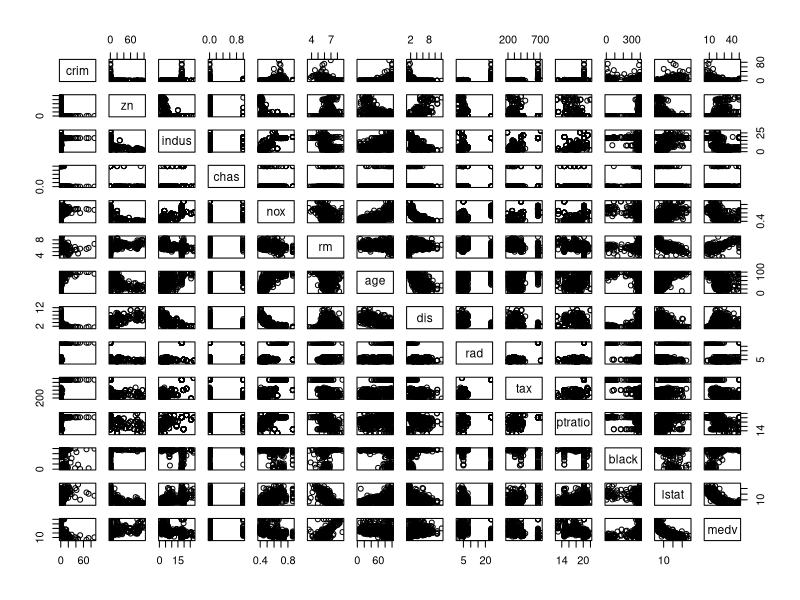
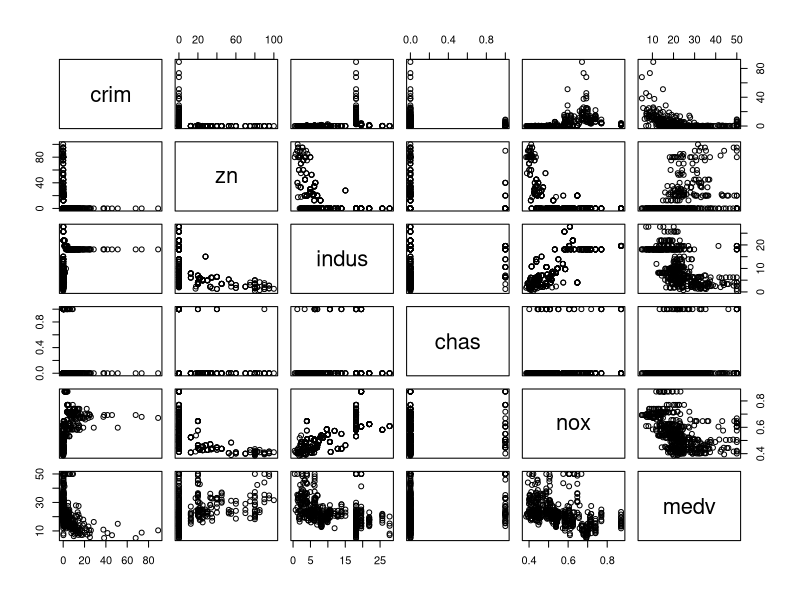
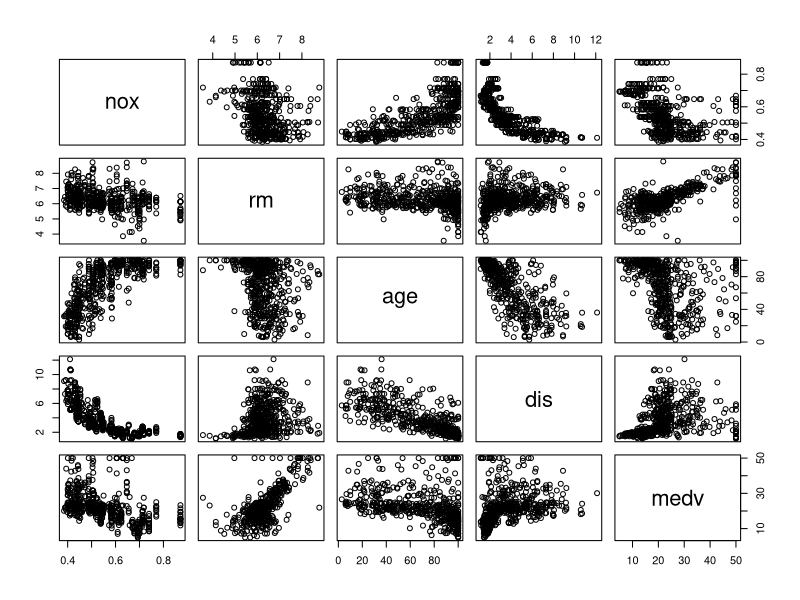
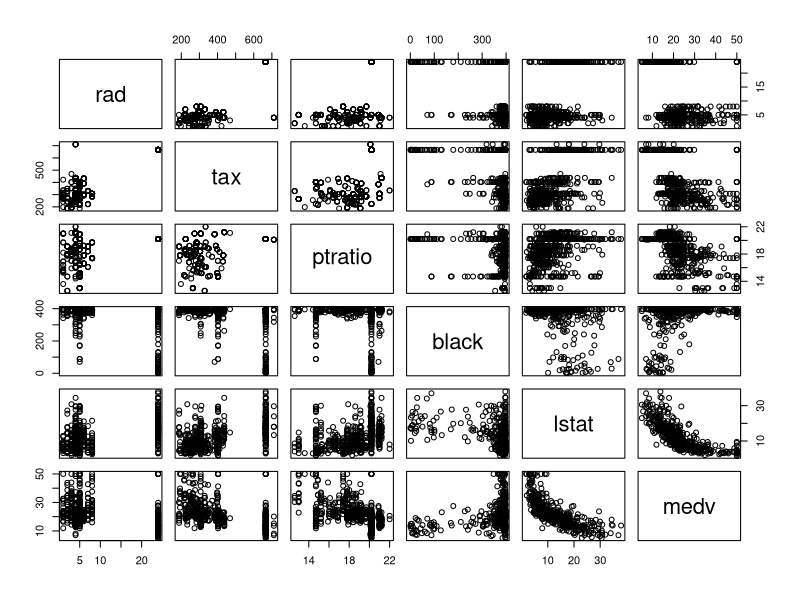
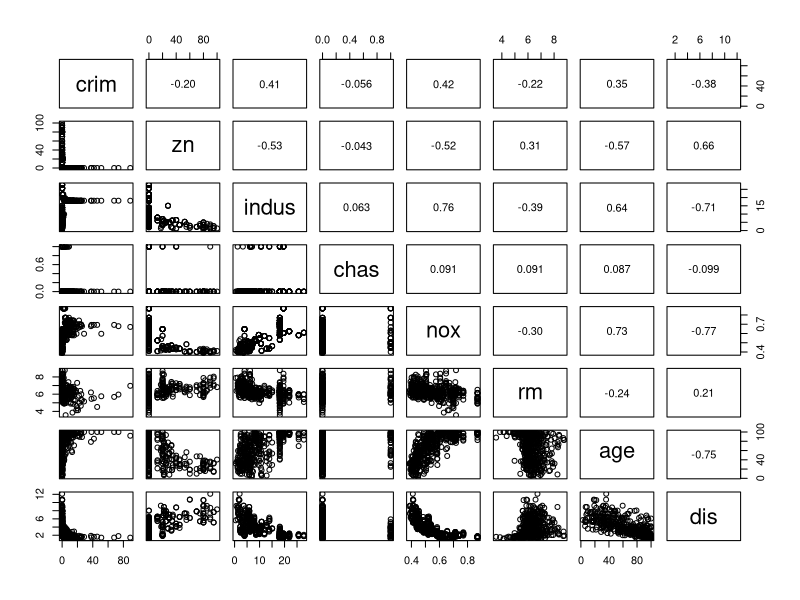
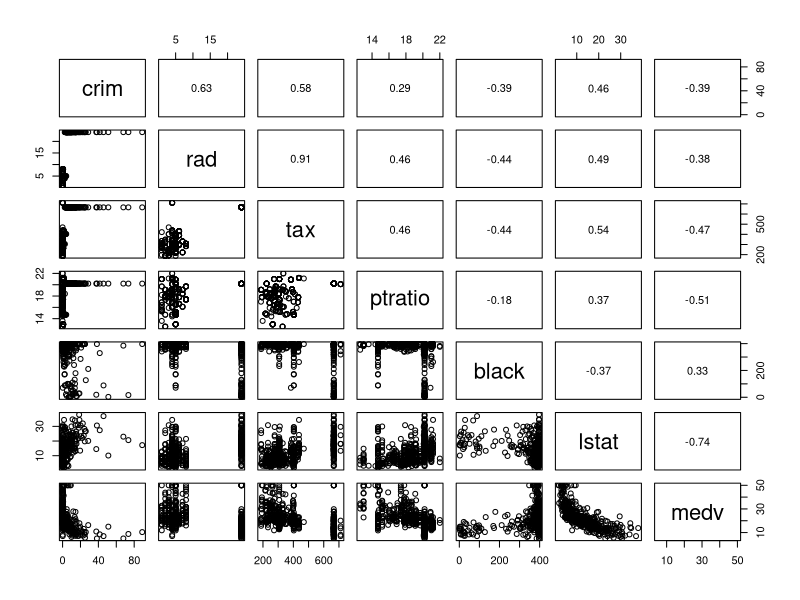
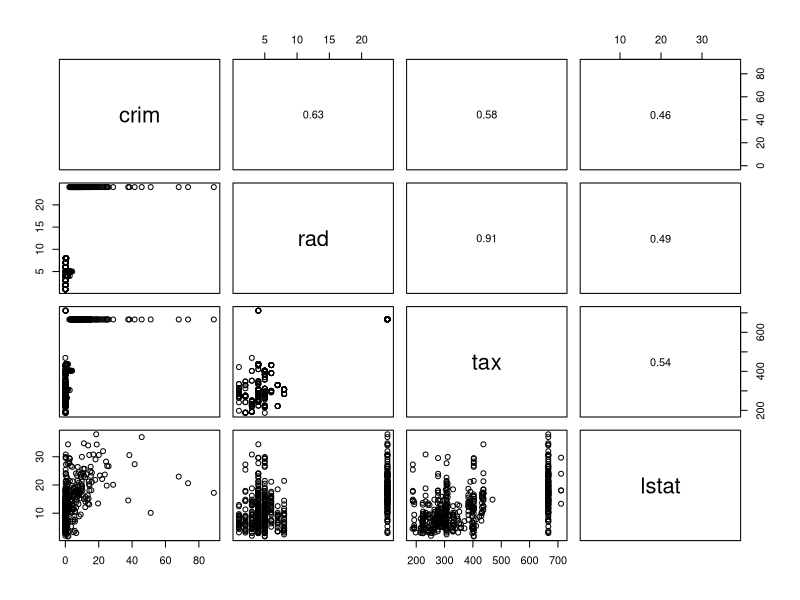
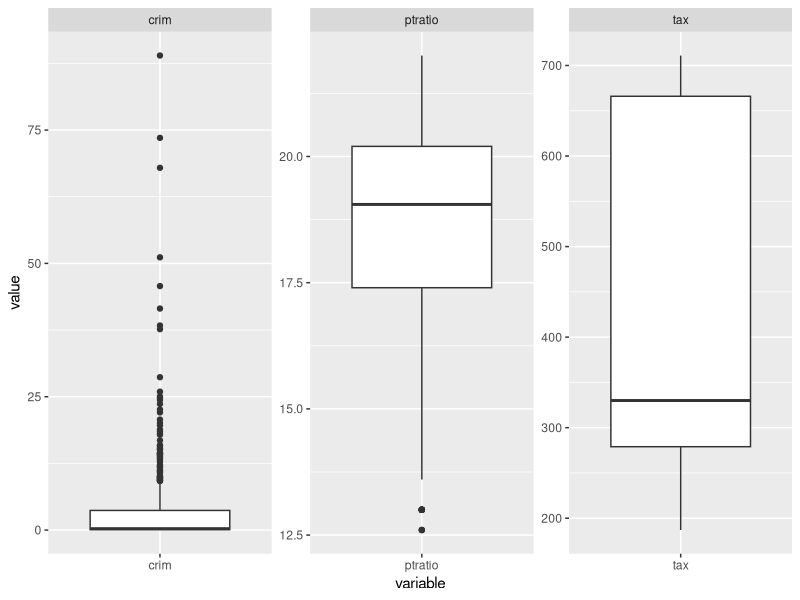

Generate these figures, in order, with R:
## ---- chunk 1
library(MASS)
## ---- chunk 2
head(Boston)
## ---- chunk 3
dim(Boston)
## ---- chunk 4
pairs(Boston)
## ---- chunk 5
pairs(Boston[,c(1:5,14)])
## ---- chunk 6
pairs(Boston[,c(5:8,14)])
## ---- chunk 7
pairs(Boston[,c(9:14)])
## ---- chunk 8
panel.cor <- function(x, y, digits = 2, prefix = "", cex.cor, ...)
{
     usr <- par("usr"); on.exit(par(usr))
     par(usr = c(0, 1, 0, 1))
     r <- cor(x, y)
     txt <- format(c(r, 0.123456789), digits = digits)[1]
     txt <- paste0(prefix, txt)
     if(missing(cex.cor)) cex.cor <- 0.8/strwidth(txt)
     text(0.5, 0.5, txt, cex = 1)
 }
pairs(Boston[,c(1:8)], upper.panel = panel.cor)
## ---- chunk 9
pairs(Boston[,c(1,9:14)], upper.panel = panel.cor)
## ---- chunk 10
pairs(Boston[,c(1,9:10,13)], upper.panel = panel.cor)
## ---- chunk 11
#load two packages two reshape the data and create the boxplot
library(ggplot2)
library(reshape2)
#create a new data frame with two columns only (variable, value) for all three predictors
mdata <- melt(Boston[,c(1,11,10)])
# Output the boxplot
p <- ggplot(data = mdata, aes(x=variable, y=value)) + 
             geom_boxplot()
p + facet_wrap( ~ variable, scales="free", ncol=3)
## ---- chunk 12
# Attach the database, so variables can be accessed by simply giving their names
attach(Boston)
# Explore how many of each types of chas exist  
table(chas)
## ---- chunk 13
summary(ptratio)
## ---- chunk 14
Boston[medv == min(medv),]
## ---- chunk 15
# load a package which gives a flexible view of summary statistics in a data frame
library('fBasics')
# Find the records where medv is a minimum in the dataset
Minmedv <- Boston[medv == min(medv),]
# Indicate in the rownames that these rows are from the medv minmumu set
rownames(Minmedv) <- paste("Min Medv row", rownames(Minmedv))
# join these the two minmedv records with the summary statistics of the larger data set 
rbind(Minmedv, as.data.frame(basicStats(Boston))[3:8,])
## ---- chunk 16
nrow(Boston[rm>7,])
## ---- chunk 17
nrow(Boston[rm>8,])
## ---- chunk 18
Highrm <- Boston[rm>8,]
rownames(Highrm) <- paste("(RM > 8)", rownames(Highrm))
as.data.frame(basicStats(Highrm))[3:8,]
## ---- chunk 19
as.data.frame(basicStats(Boston))[3:8,]
## ---- chunk 20
library(caret) 
set.seed(32343) 
folds <- createFolds(y=Boston$crim[], k=2, list=TRUE, returnTrain=TRUE)
## ---- chunk 21
c(nrow(Boston[folds[[1]],]), nrow(Boston[folds[[2]],]))
## ---- chunk 22
head(Boston[folds[[1]],], n=5) 
## ---- chunk 23
fit <- lm(crim ~., data=Boston[folds[[1]],])
## ---- chunk 24
mean((Boston[folds[[1]],]$crim - (predict(fit,Boston[folds[[1]],])))^2)
## ---- chunk 25
mean((Boston[folds[[2]],]$crim - (predict(fit,Boston[folds[[2]],])))^2)
## ---- chunk 26
boxplot(Boston$crim[folds[[1]]], predict(fit,Boston[folds[[1]],]), Boston$crim[folds[[2]]], (predict(fit,Boston[folds[[2]],])), main="Linear model of Boston Crime Rate", xlab="Train actual, Train lm predicted, Test actual, Test lm predicted")
## ---- chunk 27
summary(fit)
## ---- chunk 28
Y <- ifelse(Boston$crim>=median(Boston$crim), 1, 0)
## ---- chunk 29
glm.fit <- glm(Y[folds[[1]]] ~ . -crim, data=Boston[folds[[1]],], family=binomial)
## ---- chunk 30
pred <- ifelse(predict(glm.fit,Boston)>=median(Boston$crim), 1, 0)
## ---- chunk 31
table(Y[folds[[1]]],pred[folds[[1]]])
## ---- chunk 32
sum(Y[folds[[1]]]!=pred[folds[[1]]])/length(folds[[1]])
## ---- chunk 33
table(Y[folds[[2]]],pred[folds[[2]]])
## ---- chunk 34
sum(Y[folds[[2]]]!=pred[folds[[2]]])/length(folds[[2]])
## ---- chunk 35
summary(glm.fit)
## ---- chunk 36
# Make a prediction, using logistic regression for the whole dataset
pred_lm <- ifelse(predict(fit,Boston)>=median(Boston$crim), 1, 0)
# Produce a confusion matrix of the linear model with the training misclassifcation rates : 
table(Y[folds[[2]]],pred_lm[folds[[2]]])
## ---- chunk 37
# Misclassification error rate of the linar model with the on training set
sum(Y[folds[[2]]]!=pred_lm[folds[[2]]])/length(folds[[2]])
